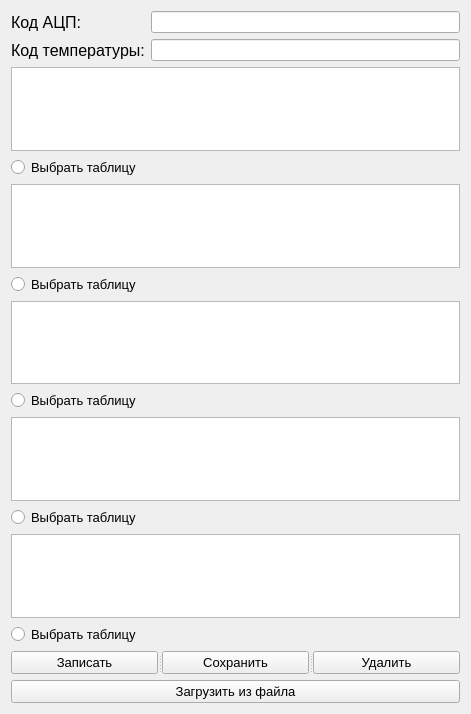
<?xml version="1.0" encoding="UTF-8"?>
<ui version="4.0">
 <class>tempPogr</class>
 <widget class="QWidget" name="tempPogr">
  <property name="geometry">
   <rect>
    <x>0</x>
    <y>0</y>
    <width>471</width>
    <height>714</height>
   </rect>
  </property>
  <property name="windowTitle">
   <string>Температурная погрешность</string>
  </property>
  <layout class="QFormLayout" name="formLayout">
   <item row="0" column="0">
    <widget class="QLabel" name="label">
     <property name="font">
      <font>
       <pointsize>12</pointsize>
      </font>
     </property>
     <property name="text">
      <string>Код АЦП:</string>
     </property>
    </widget>
   </item>
   <item row="0" column="1">
    <widget class="QLineEdit" name="ACPEdit"/>
   </item>
   <item row="1" column="0">
    <widget class="QLabel" name="label_2">
     <property name="font">
      <font>
       <pointsize>12</pointsize>
      </font>
     </property>
     <property name="text">
      <string>Код температуры:</string>
     </property>
    </widget>
   </item>
   <item row="1" column="1">
    <widget class="QLineEdit" name="tempEdit"/>
   </item>
   <item row="2" column="0" colspan="2">
    <widget class="QTableWidget" name="tb1"/>
   </item>
   <item row="3" column="0">
    <widget class="QRadioButton" name="rb1">
     <property name="font">
      <font>
       <pointsize>10</pointsize>
      </font>
     </property>
     <property name="text">
      <string>Выбрать таблицу</string>
     </property>
    </widget>
   </item>
   <item row="4" column="0" colspan="2">
    <widget class="QTableWidget" name="tb2"/>
   </item>
   <item row="5" column="0">
    <widget class="QRadioButton" name="rb2">
     <property name="font">
      <font>
       <pointsize>10</pointsize>
      </font>
     </property>
     <property name="text">
      <string>Выбрать таблицу</string>
     </property>
    </widget>
   </item>
   <item row="6" column="0" colspan="2">
    <widget class="QTableWidget" name="tb3"/>
   </item>
   <item row="7" column="0">
    <widget class="QRadioButton" name="rb3">
     <property name="font">
      <font>
       <pointsize>10</pointsize>
      </font>
     </property>
     <property name="text">
      <string>Выбрать таблицу</string>
     </property>
    </widget>
   </item>
   <item row="8" column="0" colspan="2">
    <widget class="QTableWidget" name="tb4"/>
   </item>
   <item row="9" column="0">
    <widget class="QRadioButton" name="rb4">
     <property name="font">
      <font>
       <pointsize>10</pointsize>
      </font>
     </property>
     <property name="text">
      <string>Выбрать таблицу</string>
     </property>
    </widget>
   </item>
   <item row="10" column="0" colspan="2">
    <widget class="QTableWidget" name="tb5"/>
   </item>
   <item row="11" column="0">
    <widget class="QRadioButton" name="rb5">
     <property name="font">
      <font>
       <pointsize>10</pointsize>
      </font>
     </property>
     <property name="text">
      <string>Выбрать таблицу</string>
     </property>
    </widget>
   </item>
   <item row="12" column="0" colspan="2">
    <widget class="QSplitter" name="splitter">
     <property name="orientation">
      <enum>Qt::Horizontal</enum>
     </property>
     <widget class="QPushButton" name="write_one">
      <property name="font">
       <font>
        <pointsize>10</pointsize>
       </font>
      </property>
      <property name="text">
       <string>Записать</string>
      </property>
     </widget>
     <widget class="QPushButton" name="save">
      <property name="font">
       <font>
        <pointsize>10</pointsize>
       </font>
      </property>
      <property name="text">
       <string>Сохранить</string>
      </property>
     </widget>
     <widget class="QPushButton" name="delete_one">
      <property name="font">
       <font>
        <pointsize>10</pointsize>
       </font>
      </property>
      <property name="text">
       <string>Удалить</string>
      </property>
     </widget>
    </widget>
   </item>
   <item row="13" column="0" colspan="2">
    <widget class="QPushButton" name="loadFromJson">
     <property name="font">
      <font>
       <pointsize>10</pointsize>
      </font>
     </property>
     <property name="text">
      <string>Загрузить из файла</string>
     </property>
    </widget>
   </item>
  </layout>
 </widget>
 <resources/>
 <connections/>
</ui>
